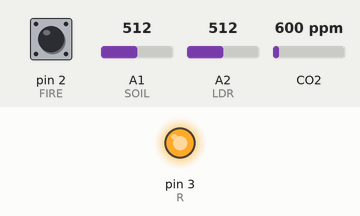
The sketch below on a simulated Arduino Uno, built with avr-gcc and run on an emulated ATmega328P. On the bench: output pins drawn as LEDs (lit = HIGH). The inputs (shaded band) are chosen by the test bench; at power-on: pin 2 (FIRE) HIGH, A1 (SOIL) = 512, A2 (LDR) = 512, CO2 600 ppm. What the sketch prints to the serial monitor is not drawn.

Above: at 0.1 s.
Timing chart, 0 to 1.6 s (numbered marks = the images above):
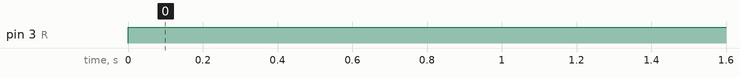

The sketch:

Ardiuno_Nano_Agriculture_Mos_Fire_Light_Relay.ino
```cpp
//Garima Roy
//2110994840
//Smart Agriculture Monitoring System


#include <MQ135.h>

#define MQ A0
#define LDR A2
#define SOIL A1
#define FIRE 2
#define R 3


MQ135 mq135_sensor(MQ);

float temperature = 21.0; // Assume current temperature. Recommended to measure with DHT22
float humidity = 25.0; // Assume current humidity. Recommended to measure with DHT22

float CO2;
int Mos, FRE, Light, Pump;

void setup() {
  Serial.begin(9600);
  pinMode(LDR, INPUT);
  pinMode(SOIL, INPUT);
  pinMode(FIRE, INPUT);
  pinMode(R, OUTPUT);
}

void loop() {

  CO2= mq135_sensor.getCorrectedPPM(temperature, humidity);

  Mos = analogRead(SOIL);
  Mos = map(Mos, 530, 1023, 100, 0);
  Light = analogRead(LDR);
  Light = map(Light, 0, 1023, 0, 100);
  FRE = !digitalRead(FIRE);

  while (Serial.available()) {
    Pump = Serial.read() - '0';
  }
  if (Pump == 1) {
    digitalWrite(R, LOW);
  } else {
    digitalWrite(R, HIGH);
  }

  Serial.print(" C ");
  Serial.print(CO2);
  Serial.print(" M ");
  Serial.print(Mos);
  Serial.print(" L ");
  Serial.print(Light);
  Serial.print(" F ");
  Serial.print(FRE);
  Serial.println();
  delay(300);
}
```

Measured:
- by itself, pin 3 (R): LOW → HIGH at 0.00 s
